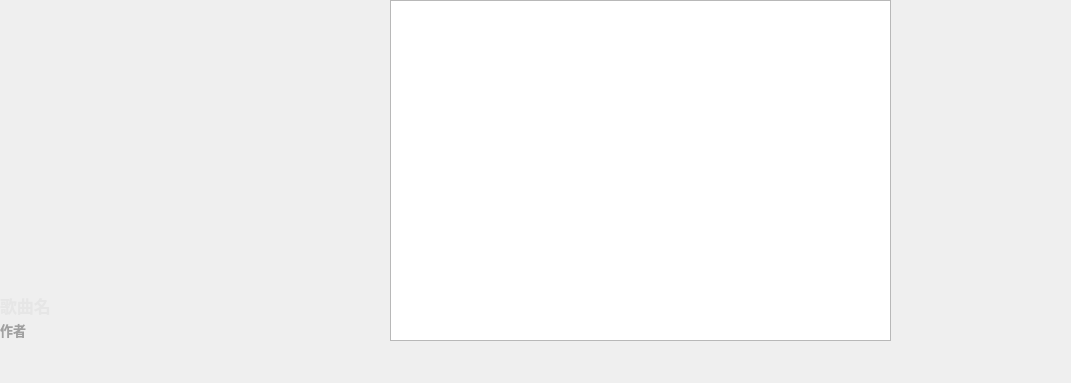
<?xml version="1.0" encoding="UTF-8"?>
<ui version="4.0">
 <class>Song</class>
 <widget class="QWidget" name="Song">
  <property name="geometry">
   <rect>
    <x>0</x>
    <y>0</y>
    <width>1071</width>
    <height>383</height>
   </rect>
  </property>
  <property name="windowTitle">
   <string>Form</string>
  </property>
  <widget class="mylable2" name="label">
   <property name="geometry">
    <rect>
     <x>0</x>
     <y>0</y>
     <width>290</width>
     <height>290</height>
    </rect>
   </property>
   <property name="styleSheet">
    <string notr="true"/>
   </property>
   <property name="text">
    <string/>
   </property>
  </widget>
  <widget class="QWidget" name="layoutWidget">
   <property name="geometry">
    <rect>
     <x>0</x>
     <y>290</y>
     <width>261</width>
     <height>51</height>
    </rect>
   </property>
   <layout class="QVBoxLayout" name="verticalLayout_2">
    <item>
     <widget class="QLabel" name="label_3">
      <property name="minimumSize">
       <size>
        <width>0</width>
        <height>22</height>
       </size>
      </property>
      <property name="maximumSize">
       <size>
        <width>16777215</width>
        <height>16</height>
       </size>
      </property>
      <property name="font">
       <font>
        <family>微软雅黑</family>
        <pointsize>13</pointsize>
        <weight>75</weight>
        <bold>true</bold>
       </font>
      </property>
      <property name="styleSheet">
       <string notr="true">color: rgb(230, 230, 230);
background-color: rgba(0, 0, 0, 0);</string>
      </property>
      <property name="text">
       <string>歌曲名</string>
      </property>
     </widget>
    </item>
    <item>
     <widget class="QLabel" name="label_8">
      <property name="minimumSize">
       <size>
        <width>0</width>
        <height>18</height>
       </size>
      </property>
      <property name="maximumSize">
       <size>
        <width>16777215</width>
        <height>16</height>
       </size>
      </property>
      <property name="font">
       <font>
        <family>微软雅黑</family>
        <pointsize>10</pointsize>
        <weight>75</weight>
        <bold>true</bold>
       </font>
      </property>
      <property name="styleSheet">
       <string notr="true">color: rgb(160, 160, 160);
background-color: rgba(0, 0, 0, 0);</string>
      </property>
      <property name="text">
       <string>作者</string>
      </property>
     </widget>
    </item>
   </layout>
  </widget>
  <widget class="QTextEdit" name="textEdit">
   <property name="geometry">
    <rect>
     <x>390</x>
     <y>0</y>
     <width>501</width>
     <height>341</height>
    </rect>
   </property>
  </widget>
 </widget>
 <customwidgets>
  <customwidget>
   <class>mylable2</class>
   <extends>QLabel</extends>
   <header location="global">mylable2.h</header>
  </customwidget>
 </customwidgets>
 <resources/>
 <connections/>
</ui>
